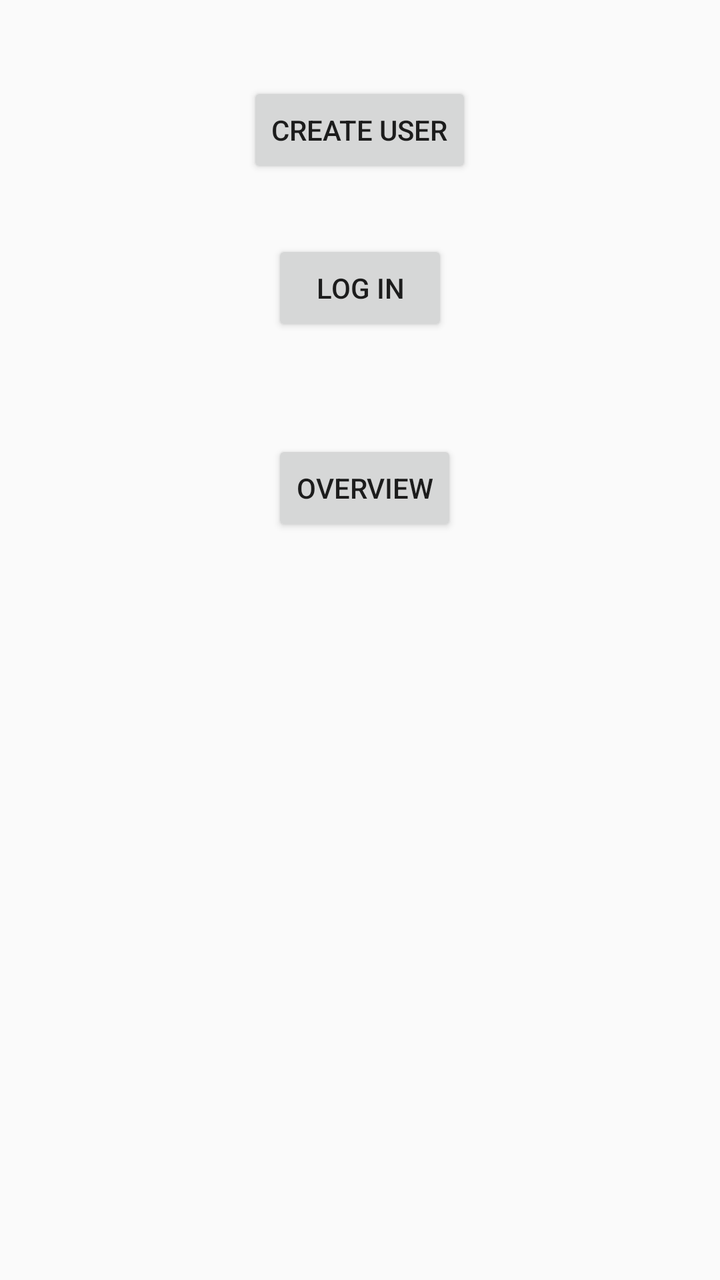
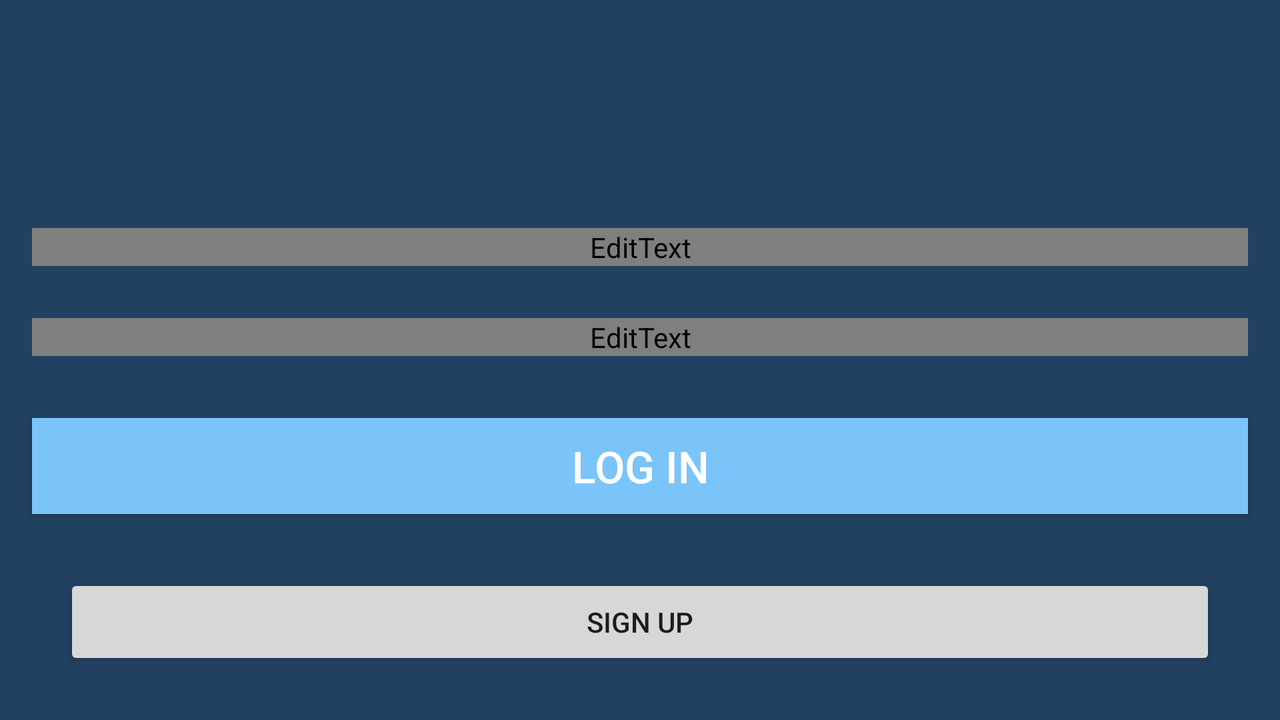

The same Android screen from two of the app's own layout files: first res/layout/ as a phone draws it, then the repository's variant for another configuration, drawn on a device whose configuration selects that folder. Both files follow.
<!-- AndroidManifest.xml: application theme AppTheme -->
<!-- res/layout/activity_main.xml -->
<?xml version="1.0" encoding="utf-8"?>
<RelativeLayout xmlns:android="http://schemas.android.com/apk/res/android"
    xmlns:app="http://schemas.android.com/apk/res-auto"
    xmlns:tools="http://schemas.android.com/tools"
    android:layout_width="match_parent"
    android:layout_height="match_parent"
    tools:context="com.example.joeribes.joeribes_pset6.MainActivity">

    <Button
        android:id="@+id/createUser"
        android:layout_width="wrap_content"
        android:layout_height="wrap_content"
        android:layout_alignParentTop="true"
        android:layout_centerHorizontal="true"
        android:layout_marginTop="41dp"
        android:onClick="createUser"
        android:text="Create user"
        tools:layout_editor_absoluteX="147dp"
        tools:layout_editor_absoluteY="230dp" />

    <Button
        android:id="@+id/logInUser"
        android:layout_width="wrap_content"
        android:layout_height="wrap_content"
        android:layout_below="@+id/createUser"
        android:layout_centerHorizontal="true"
        android:layout_marginTop="31dp"
        android:onClick="logInUser"
        android:text="Log in" />

    <Button
        android:id="@+id/overView"
        android:layout_width="wrap_content"
        android:layout_height="wrap_content"
        android:layout_alignStart="@+id/logInUser"
        android:layout_below="@+id/logInUser"
        android:layout_marginTop="52dp"
        android:onClick="overView"
        android:text="Overview" />

</RelativeLayout>
<!-- resources referenced by this layout -->
<resources>
  <style name="AppTheme" parent="Theme.AppCompat.Light.NoActionBar">
          
          <item name="colorPrimary">@color/colorPrimary</item>
          <item name="colorPrimaryDark">@color/colorPrimaryDark</item>
          <item name="colorAccent">@color/colorAccent</item>
          <item name="actionMenuTextColor">#fff</item>
      </style>
  <color name="colorPrimary">#224161</color>
  <color name="colorPrimaryDark">#7bc4f9</color>
  <color name="colorAccent">#7bc4f9</color>
</resources>
<!-- res/layout-land/activity_main.xml (the repository's variant of the layout above) -->
<!-- drawn on the phone turned sideways -->
<?xml version="1.0" encoding="utf-8"?>
<RelativeLayout xmlns:android="http://schemas.android.com/apk/res/android"
    xmlns:app="http://schemas.android.com/apk/res-auto"
    xmlns:tools="http://schemas.android.com/tools"
    android:layout_width="match_parent"
    android:layout_height="match_parent"
    android:background="@color/backGround"
    tools:context="com.example.joeribes.joeribes_pset6.MainActivity">

    <EditText
        android:id="@+id/username"
        android:layout_width="wrap_content"
        android:layout_height="wrap_content"
        android:layout_above="@+id/password"
        android:layout_alignEnd="@+id/password"
        android:layout_alignStart="@+id/password"
        android:layout_marginBottom="26dp"
        android:ems="10"
        android:hint="Name"
        android:inputType="textPersonName"
        android:textColor="@color/common_google_signin_btn_text_dark_default"
        android:textColorHint="@color/common_google_signin_btn_text_dark_default"
        app:backgroundTint="@color/colorAccent" />

    <EditText
        android:id="@+id/password"
        android:layout_width="wrap_content"
        android:layout_height="wrap_content"
        android:layout_above="@+id/logInUser"
        android:layout_alignEnd="@+id/logInUser"
        android:layout_alignStart="@+id/logInUser"
        android:layout_marginBottom="31dp"
        android:ems="10"
        android:hint="Password"
        android:inputType="textPassword"
        android:textColor="@color/common_google_signin_btn_text_dark_default"
        android:textColorHint="@color/common_google_signin_btn_text_dark_default"
        app:backgroundTint="@color/colorAccent" />

    <Button
        android:id="@+id/createUser"
        android:layout_width="wrap_content"
        android:layout_height="wrap_content"
        android:layout_marginLeft="16dp"
        android:onClick="createUser"
        android:text="Sign up"
        android:layout_marginRight="16dp"
        android:layout_alignParentBottom="true"
        android:layout_marginBottom="25dp"
        android:layout_alignEnd="@+id/logInUser"
        android:layout_alignStart="@+id/logInUser" />

    
    <Button
        android:id="@+id/logInUser"
        android:layout_width="wrap_content"
        android:layout_height="wrap_content"
        android:layout_marginLeft="16dp"
        android:layout_marginRight="16dp"
        android:background="@color/colorAccent"
        android:onClick="logInUser"
        android:text="Log in"
        android:textColor="#ffffff"
        android:textSize="22sp"
        android:layout_above="@+id/createUser"
        android:layout_marginBottom="30dp"
        android:layout_alignParentStart="true"
        android:layout_alignParentEnd="true" />

</RelativeLayout>
<!-- resources referenced by the variant -->
<!-- as the phone turned sideways resolves them -->
<resources>
  <color name="backGround">#224161</color>
  <color name="colorAccent">#7bc4f9</color>
  <style name="AppTheme" parent="Theme.AppCompat.Light.NoActionBar">
          
          <item name="colorPrimary">@color/colorPrimary</item>
          <item name="colorPrimaryDark">@color/colorPrimaryDark</item>
          <item name="colorAccent">@color/colorAccent</item>
          <item name="actionMenuTextColor">#fff</item>
      </style>
  <color name="colorPrimary">#224161</color>
  <color name="colorPrimaryDark">#7bc4f9</color>
</resources>
